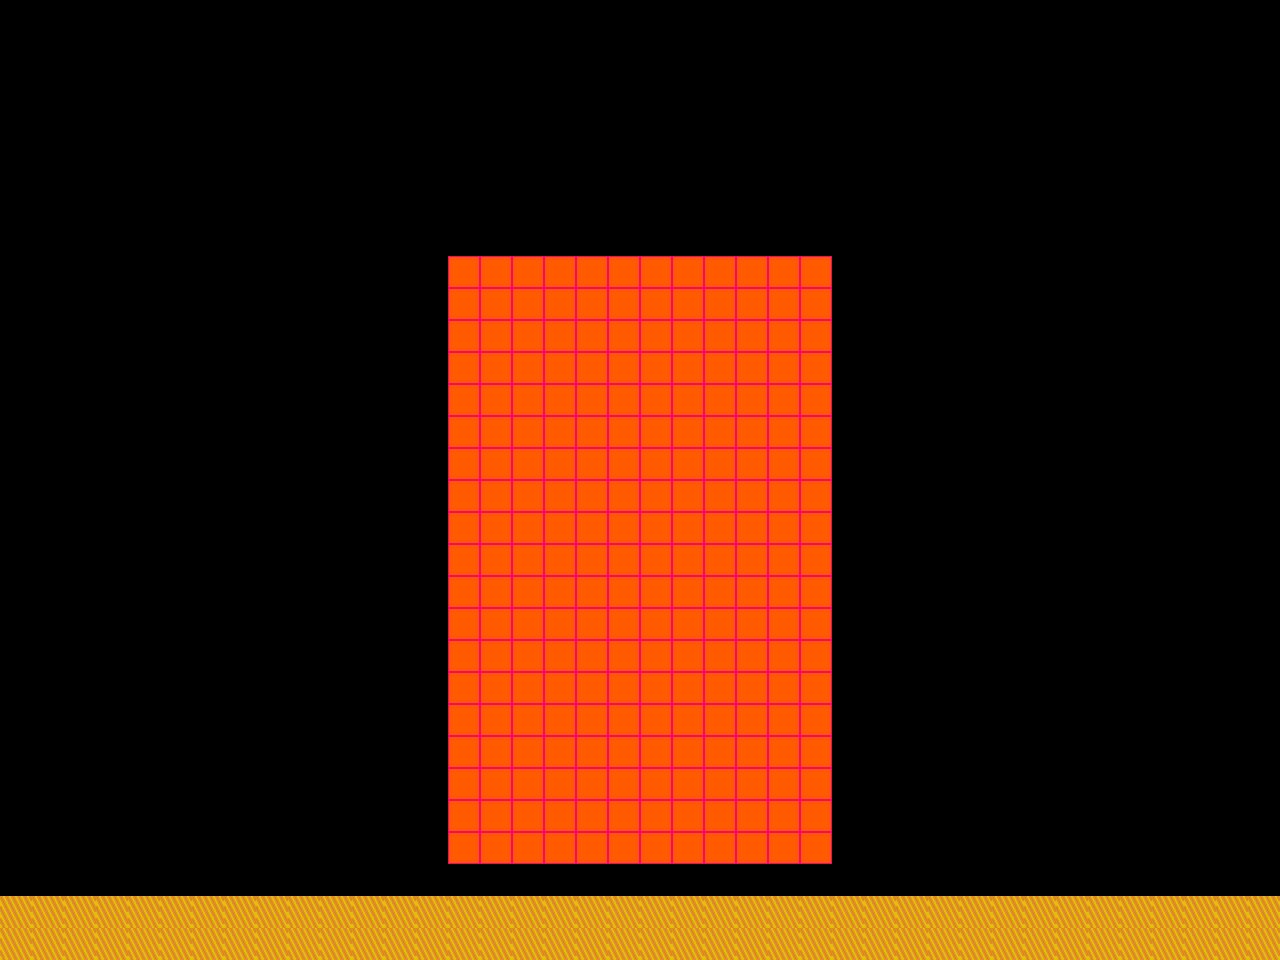

Rendered tile map (Tiled .tmx) drawn with the repository's tilesets; below, a short description and the full map source, tile grids included:
An orthogonal 40x30 tile map with 32x32 px tiles, 1 tile layer (Fondo) and 20 objects (1, player).

<map version="1.2" tiledversion="1.2.2" orientation="orthogonal" renderorder="right-down" width="40" height="30" tilewidth="32" tileheight="32" infinite="0" nextlayerid="19" nextobjectid="26">
 <tileset firstgid="1" source="Patron.tsx" />
 <layer id="16" name="Fondo" width="40" height="30">
  <data encoding="csv">
0,0,0,0,0,0,0,0,0,0,0,0,0,0,0,0,0,0,0,0,0,0,0,0,0,0,0,0,0,0,0,0,0,0,0,0,0,0,0,0,
0,0,0,0,0,0,0,0,0,0,0,0,0,0,0,0,0,0,0,0,0,0,0,0,0,0,0,0,0,0,0,0,0,0,0,0,0,0,0,0,
0,0,0,0,0,0,0,0,0,0,0,0,0,0,0,0,0,0,0,0,0,0,0,0,0,0,0,0,0,0,0,0,0,0,0,0,0,0,0,0,
0,0,0,0,0,0,0,0,0,0,0,0,0,0,0,0,0,0,0,0,0,0,0,0,0,0,0,0,0,0,0,0,0,0,0,0,0,0,0,0,
0,0,0,0,0,0,0,0,0,0,0,0,0,0,0,0,0,0,0,0,0,0,0,0,0,0,0,0,0,0,0,0,0,0,0,0,0,0,0,0,
0,0,0,0,0,0,0,0,0,0,0,0,0,0,0,0,0,0,0,0,0,0,0,0,0,0,0,0,0,0,0,0,0,0,0,0,0,0,0,0,
0,0,0,0,0,0,0,0,0,0,0,0,0,0,0,0,0,0,0,0,0,0,0,0,0,0,0,0,0,0,0,0,0,0,0,0,0,0,0,0,
0,0,0,0,0,0,0,0,0,0,0,0,0,0,0,0,0,0,0,0,0,0,0,0,0,0,0,0,0,0,0,0,0,0,0,0,0,0,0,0,
0,0,0,0,0,0,0,0,0,0,0,0,0,0,41,41,41,41,41,41,41,41,41,41,41,41,0,0,0,0,0,0,0,0,0,0,0,0,0,0,
0,0,0,0,0,0,0,0,0,0,0,0,0,0,41,41,41,41,41,41,41,41,41,41,41,41,0,0,0,0,0,0,0,0,0,0,0,0,0,0,
0,0,0,0,0,0,0,0,0,0,0,0,0,0,41,41,41,41,41,41,41,41,41,41,41,41,0,0,0,0,0,0,0,0,0,0,0,0,0,0,
0,0,0,0,0,0,0,0,0,0,0,0,0,0,41,41,41,41,41,41,41,41,41,41,41,41,0,0,0,0,0,0,0,0,0,0,0,0,0,0,
0,0,0,0,0,0,0,0,0,0,0,0,0,0,41,41,41,41,41,41,41,41,41,41,41,41,0,0,0,0,0,0,0,0,0,0,0,0,0,0,
0,0,0,0,0,0,0,0,0,0,0,0,0,0,41,41,41,41,41,41,41,41,41,41,41,41,0,0,0,0,0,0,0,0,0,0,0,0,0,0,
0,0,0,0,0,0,0,0,0,0,0,0,0,0,41,41,41,41,41,41,41,41,41,41,41,41,0,0,0,0,0,0,0,0,0,0,0,0,0,0,
0,0,0,0,0,0,0,0,0,0,0,0,0,0,41,41,41,41,41,41,41,41,41,41,41,41,0,0,0,0,0,0,0,0,0,0,0,0,0,0,
0,0,0,0,0,0,0,0,0,0,0,0,0,0,41,41,41,41,41,41,41,41,41,41,41,41,0,0,0,0,0,0,0,0,0,0,0,0,0,0,
0,0,0,0,0,0,0,0,0,0,0,0,0,0,41,41,41,41,41,41,41,41,41,41,41,41,0,0,0,0,0,0,0,0,0,0,0,0,0,0,
0,0,0,0,0,0,0,0,0,0,0,0,0,0,41,41,41,41,41,41,41,41,41,41,41,41,0,0,0,0,0,0,0,0,0,0,0,0,0,0,
0,0,0,0,0,0,0,0,0,0,0,0,0,0,41,41,41,41,41,41,41,41,41,41,41,41,0,0,0,0,0,0,0,0,0,0,0,0,0,0,
0,0,0,0,0,0,0,0,0,0,0,0,0,0,41,41,41,41,41,41,41,41,41,41,41,41,0,0,0,0,0,0,0,0,0,0,0,0,0,0,
0,0,0,0,0,0,0,0,0,0,0,0,0,0,41,41,41,41,41,41,41,41,41,41,41,41,0,0,0,0,0,0,0,0,0,0,0,0,0,0,
0,0,0,0,0,0,0,0,0,0,0,0,0,0,41,41,41,41,41,41,41,41,41,41,41,41,0,0,0,0,0,0,0,0,0,0,0,0,0,0,
0,0,0,0,0,0,0,0,0,0,0,0,0,0,41,41,41,41,41,41,41,41,41,41,41,41,0,0,0,0,0,0,0,0,0,0,0,0,0,0,
0,0,0,0,0,0,0,0,0,0,0,0,0,0,41,41,41,41,41,41,41,41,41,41,41,41,0,0,0,0,0,0,0,0,0,0,0,0,0,0,
0,0,0,0,0,0,0,0,0,0,0,0,0,0,41,41,41,41,41,41,41,41,41,41,41,41,0,0,0,0,0,0,0,0,0,0,0,0,0,0,
0,0,0,0,0,0,0,0,0,0,0,0,0,0,41,41,41,41,41,41,41,41,41,41,41,41,0,0,0,0,0,0,0,0,0,0,0,0,0,0,
0,0,0,0,0,0,0,0,0,0,0,0,0,0,0,0,0,0,0,0,0,0,0,0,0,0,0,0,0,0,0,0,0,0,0,0,0,0,0,0,
21,21,21,21,21,21,21,21,21,21,21,21,21,21,21,21,21,21,21,21,21,21,21,21,21,21,21,21,21,21,21,21,21,21,21,21,21,21,21,21,
21,21,21,21,21,21,21,21,21,21,21,21,21,21,21,21,21,21,21,21,21,21,21,21,21,21,21,21,21,21,21,21,21,21,21,21,21,21,21,21
</data>
 </layer>
 <objectgroup id="10" name="Tierra" />
 <objectgroup id="4" name="Pared">
  <object id="1" gid="11" x="416" y="256" width="160" height="32" />
  <object id="2" gid="11" x="576" y="256" width="160" height="32" />
  <object id="3" gid="11" x="736" y="256" width="128" height="32" />
  <object id="4" gid="11" x="416" y="896" width="160" height="32" />
  <object id="5" gid="11" x="576" y="896" width="160" height="32" />
  <object id="6" gid="11" x="736" y="896" width="128" height="32" />
  <object id="7" gid="11" x="416" y="864" width="32" height="321" />
  <object id="8" gid="11" x="832" y="864" width="32" height="321" />
  <object id="9" gid="11" x="832" y="544" width="32" height="288" />
  <object id="10" gid="11" x="416" y="544" width="32" height="288" />
  <object id="13" gid="11" x="576" y="544" width="160" height="32" />
  <object id="14" gid="11" x="736" y="544" width="96" height="32" />
 </objectgroup>
 <objectgroup id="5" name="Plataforma" />
 <objectgroup id="6" name="Detalles">
  <object id="16" gid="55" x="620" y="527" width="212.667" height="102" />
  <object id="17" gid="46" x="576" y="512" width="146" height="194.667" />
  <object id="18" gid="57" x="754" y="892" width="110" height="181.333" />
  <object id="19" gid="53" x="654.667" y="672.667" width="146.667" height="104.667" />
 </objectgroup>
 <objectgroup id="17" name="Armas">
  <object id="23" name="1" gid="61" x="709" y="508" width="111" height="85" />
 </objectgroup>
 <objectgroup id="18" name="Municion" />
 <objectgroup id="11" name="Puertas">
  <object id="11" gid="54" x="594" y="862" width="96" height="160">
   <properties>
    <property name="id" type="int" value="1" />
    <property name="room" value="main" />
   </properties>
  </object>
 </objectgroup>
 <objectgroup id="8" name="Borrador">
  <object id="21" name="player" x="586.667" y="722.667" width="100" height="140">
   <properties>
    <property name="hp" type="int" value="10" />
    <property name="lado" type="int" value="1" />
   </properties>
  </object>
 </objectgroup>
 <objectgroup id="9" name="Personajes" />
 <objectgroup id="7" name="Ascensor">
  <object id="22" gid="37" x="448" y="864" width="118" height="140" />
 </objectgroup>
</map>
